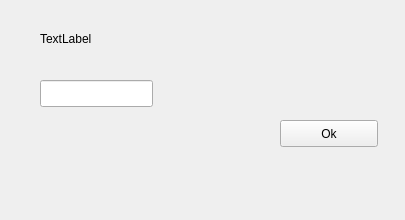
<?xml version="1.0" encoding="UTF-8"?>
<ui version="4.0">
 <class>HelloWMainWindow</class>
 <widget class="QMainWindow" name="HelloWMainWindow">
  <property name="enabled">
   <bool>true</bool>
  </property>
  <property name="geometry">
   <rect>
    <x>0</x>
    <y>0</y>
    <width>405</width>
    <height>220</height>
   </rect>
  </property>
  <property name="sizePolicy">
   <sizepolicy hsizetype="Maximum" vsizetype="Maximum">
    <horstretch>0</horstretch>
    <verstretch>0</verstretch>
   </sizepolicy>
  </property>
  <property name="maximumSize">
   <size>
    <width>640</width>
    <height>480</height>
   </size>
  </property>
  <property name="contextMenuPolicy">
   <enum>Qt::NoContextMenu</enum>
  </property>
  <property name="windowTitle">
   <string>HelloWMainWindow</string>
  </property>
  <property name="autoFillBackground">
   <bool>false</bool>
  </property>
  <widget class="QWidget" name="centralWidget">
   <property name="enabled">
    <bool>true</bool>
   </property>
   <property name="sizePolicy">
    <sizepolicy hsizetype="Maximum" vsizetype="Maximum">
     <horstretch>0</horstretch>
     <verstretch>0</verstretch>
    </sizepolicy>
   </property>
   <widget class="QPushButton" name="pushButton">
    <property name="geometry">
     <rect>
      <x>280</x>
      <y>120</y>
      <width>98</width>
      <height>27</height>
     </rect>
    </property>
    <property name="text">
     <string>Ok</string>
    </property>
    <property name="autoDefault">
     <bool>false</bool>
    </property>
   </widget>
   <widget class="QLineEdit" name="lineEdit">
    <property name="geometry">
     <rect>
      <x>40</x>
      <y>80</y>
      <width>113</width>
      <height>27</height>
     </rect>
    </property>
    <property name="alignment">
     <set>Qt::AlignCenter</set>
    </property>
   </widget>
   <widget class="QLabel" name="label">
    <property name="geometry">
     <rect>
      <x>40</x>
      <y>30</y>
      <width>171</width>
      <height>17</height>
     </rect>
    </property>
    <property name="text">
     <string>TextLabel</string>
    </property>
   </widget>
  </widget>
 </widget>
 <layoutdefault spacing="6" margin="11"/>
 <resources/>
 <connections>
  <connection>
   <sender>pushButton</sender>
   <signal>clicked()</signal>
   <receiver>HelloWMainWindow</receiver>
   <slot>buttonClickHandler()</slot>
   <hints>
    <hint type="sourcelabel">
     <x>305</x>
     <y>239</y>
    </hint>
    <hint type="destinationlabel">
     <x>233</x>
     <y>243</y>
    </hint>
   </hints>
  </connection>
  <connection>
   <sender>pushButton</sender>
   <signal>clicked()</signal>
   <receiver>HelloWMainWindow</receiver>
   <slot>buttonClicked()</slot>
   <hints>
    <hint type="sourcelabel">
     <x>283</x>
     <y>133</y>
    </hint>
    <hint type="destinationlabel">
     <x>237</x>
     <y>139</y>
    </hint>
   </hints>
  </connection>
 </connections>
 <slots>
  <slot>buttonClickHandler()</slot>
  <slot>buttonClicked()</slot>
 </slots>
</ui>
